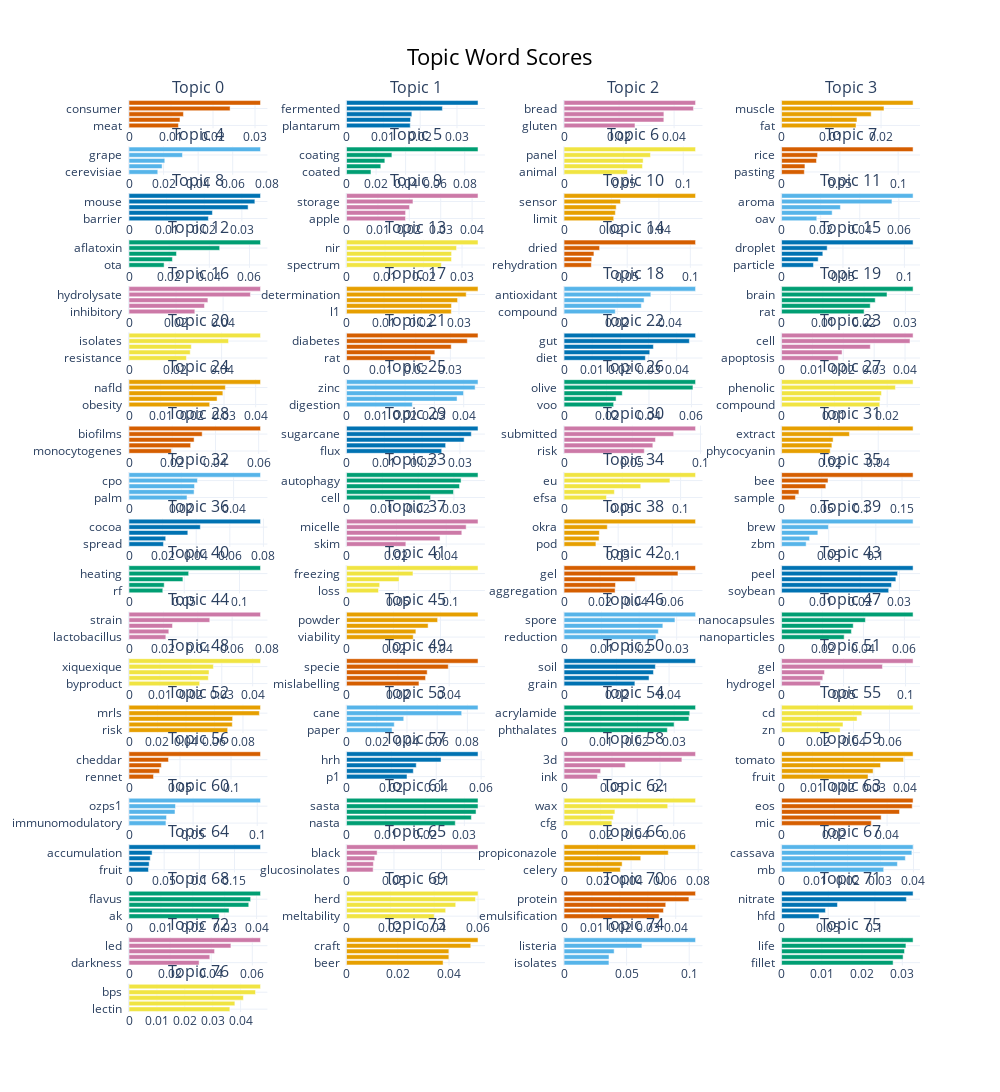

The notebook cell this image was saved under:
### Code cell
# Print the first 10 topics and their represetation words
fig_topic_words = baseline_model.visualize_barchart(top_n_topics=number_topics-1)
fig_topic_words
